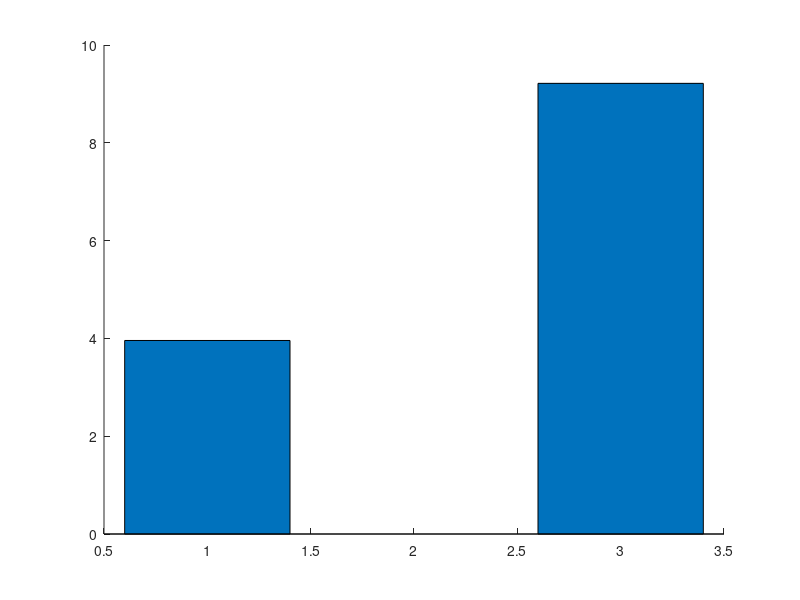

MATLAB code to generate this figure: (Note: this script raises an error after producing the figure.)
% Summary data
% silicon, steel, nichrome
s_n = [
   1.246    0  1.2929 
   5.0808   0  3.0844 
   1.4655   0  3.1146
   1.6044   0  3.8393
   8.3279   0 11.7086
   1.336    0  2.8488
   5.0280   0 6.3372
   9.9011   0 7.2188
   1.629    0 43.4984 
]

s_n_deep =[ 

65.9   0 9.4754
18.099 0 7.2429
17.49  0 41.1319
53     0 14.04
2      0 9.9253
14     0 14.04
1.799  0 14.6613
]


k_s = [
 .2154  0.2006 0.2984
 .2112  0.1967 0.2474
 .2272  0.1792 0.1955
 .2094  0.2011 0.1975
 .2235  0.1932  0.1862
 .2032  0.2256 0.3434
 .1984  0.1828 0.1868
 .1848  0.1923 0.3434
]

k_s_p = [
 .931  0.97513 0.49040 
.929 0.97959 0.76601
.974 0.99281 0.96213
.975 0.97454 0.95867
.986 0.98300 0.95636 
.980 0.93237 0.21296
.9766 0.99084  0.96550
.877 0.98382 0.21296

]

error_fit = [
  11.6513 5.2 5.7811 
  11.4956  5.28 4.4353
  11.3362  7.25 4.9419
  11.1859 5.79 5.3071
  11.3181  5.56 5.5860
  13.6459 5.41 5.0311
  13.1577  5.29 5.0177
  13.6459 5.23 5.8498 
  12.6831 5.34 2.8591
]
error_fit = error_fit(:,[2 3 1]);

figure
hold on 
bar(mean(s_n))
errorbar(mean(s_n), sem(s_n),'o')
xlabel('silicon steel nichrome')
ylabel('S/N')
title('S/N ratio')
figure
hold on 
bar(mean(s_n_deep))
errorbar(mean(s_n_deep), sem(s_n_deep),'o')
xlabel('silicon steel nichrome deep')
ylabel('S/N')
title('S/N ratio')

figure
hold on 
bar(mean(k_s))
errorbar(mean(k_s), sem(k_s),'o')
xlabel('silicon steel nichrome')
ylabel('K-S value')
title('K_S value')

figure
hold on 
bar(mean(k_s_p))
errorbar(mean(k_s_p), sem(k_s_p),'o')
xlabel('silicon steel nichrome')
ylabel('K-S P value')
title('K_S P value')

figure
hold on 
bar(mean(error_fit))
errorbar(mean(error_fit), sem(error_fit),'o')
xlabel('silicon steel nichrome')
ylabel('error_fit value')
title('error_fit value')
